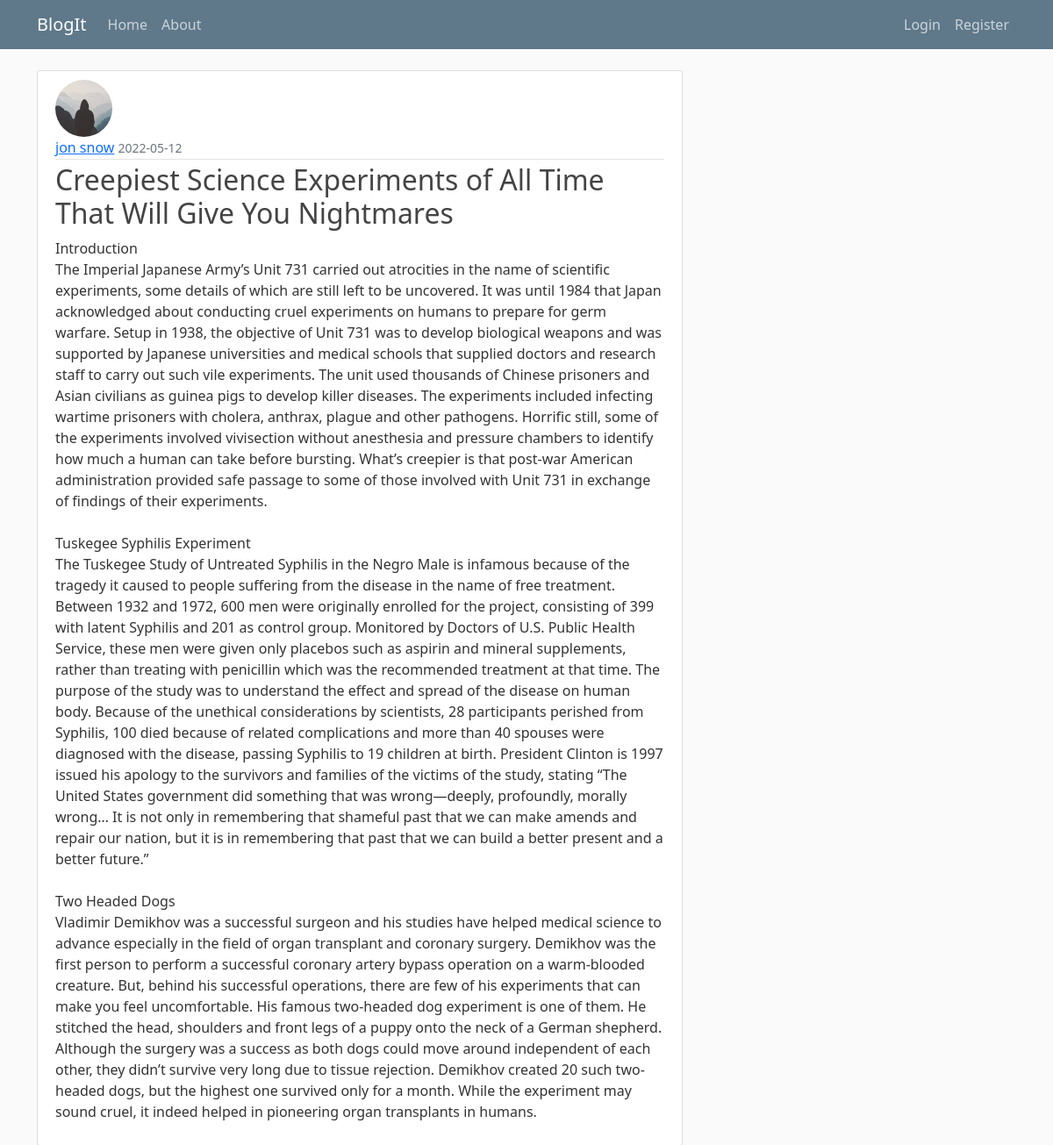
Screenshot of /post/21 with the database file from the repository.
### flaskblog/models.py (models this page shows, shortened)
class User(db.Model, UserMixin):
    id = db.Column(db.Integer, primary_key=True)        # setting column id of type integer and making it a primary key by setting primary_key contraint to True
    username = db.Column(db.String(20), unique=True, nullable=False)
    email = db.Column(db.String(120), unique=True, nullable=False)
    image_file = db.Column(db.String(20), nullable=False, default='default.jpg')
    password = db.Column(db.String(60), nullable=False)
    posts = db.relationship('Post', backref='author', lazy=True)

class Post(db.Model):
    id = db.Column(db.Integer, primary_key=True)
    title = db.Column(db.String(100), nullable=False)
    date_posted = db.Column(db.DateTime, nullable=False, default=datetime.utcnow)
    content = db.Column(db.Text, nullable=False)
    user_id = db.Column(db.Integer, db.ForeignKey('user.id'), nullable=False)

### flaskblog/posts/routes.py (the view)
@posts.route('/post/<int:post_id>')
def post(post_id):
    post = Post.query.get_or_404(post_id)
    return render_template('post.html', title=post.title, post=post)

### flaskblog/templates/post.html (shortened to what this page needs)
{% extends "layout.html" %}
{% block content %}
	<article class="media content-section">
		<img class="rounded-circle article-img" src="{{ url_for('static', filename='profile_pics/' + post.author.image_file) }}">
		<div class="media-body">
			<div class="article-metadata">
				<a class="mr-2" href="{{ url_for('users.user_posts', username=post.author.username) }}">{{ post.author.username }}</a>
				<small class="text-muted">{{ post.date_posted.strftime('%Y-%m-%d') }}</small>
			</div>
			<h2 class="article-title">{{ post.title }}</h2>
			<p class="article-content">{{ post.content }}</p>
		</div>
	</article>
{% endblock content %}

### flaskblog/static/main.css (style rules this page uses)
body { background: #fafafa; color: #333333; margin-top: 5rem; }
h1, h2, h3, h4, h5, h6 { color: #444444; }
.content-section { background: #ffffff; padding: 10px 20px; border: 1px solid #dddddd; border-radius: 3px; margin-bottom: 20px; }
.article-title { color: #444444; }
.article-content { white-space: pre-line; }
.article-img { height: 65px; width: 65px; margin-right: 16px; }
.article-metadata { padding-bottom: 1px; margin-bottom: 4px; border-bottom: 1px solid #e3e3e3 }

### rows the page displays
User: image_file (placeholder picture), author.username "jon snow"
Post: date_posted "2022-05-12", title "Creepiest Science Experiments of All Time That Will Give You Nightmares", content "Introduction The Imperial Japanese Army’s Unit 731 carried out atrocities in the name of scientific experiments, some details of which are still left to be uncovered. It was until 1984 that Japan acknowledged about conducting cruel experiments on humans to prepare for germ warfare. Setup in 1938, the objective of Unit 731 was to develop biological weapons and was supported by Japanese universities and medical schools that supplied doctors and research staff to carry out such vile experiments. The unit used thousands of Chinese prisoners and Asian civilians as guinea pigs to develop killer diseases. The experiments included infecting wartime prisoners with cholera, anthrax, plague and other…"
